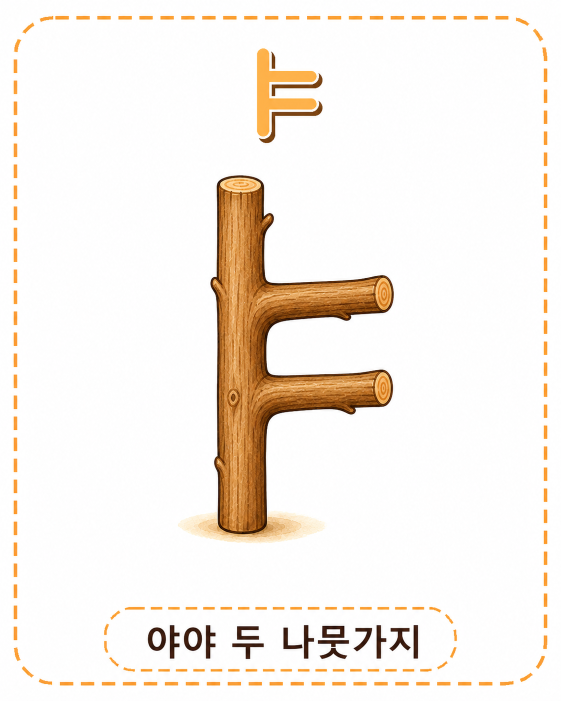
#> input picture 야야 두 나뭇가지.png, 1122 x 1402 px (shown at 1/2 size)
$ python -i make_alpha_assets.py   (imports and definitions only)
#> lines starting #> are read from the running program, lines starting #| are printed output that depends on the picture; after the words box and inside, x2 and y2 are one past the last pixel; in counts of white or black regions, pixels touching at a corner belong together
#> further down, picture is the input picture: PIL image 1122x1402 RGB; mean R, G, B 246.9, 240, 232.9
"""Cut white-background drawings into transparent PNGs for the lesson videos.

Background = near-white pixels connected to the image edge, plus large enclosed near-white
holes (e.g. the inside of 하하's ㅇ). Small white details such as eyes and bibs stay opaque.
"""
from __future__ import annotations

import argparse
import json
import sys
from collections import deque
from pathlib import Path

import numpy as np
from PIL import Image, ImageFilter

sys.dont_write_bytecode = True

ROOT = Path(__file__).resolve().parents[1]
ALPHA_ROOT = ROOT / "public" / "video-assets" / "vowel-alpha"
WHITE_THRESHOLD = 236
HOLE_AREA_RATIO = 0.025
MIN_COMPONENT_AREA = 400

# (source, output, crop box (left, top, right, bottom) or None[, enclosed-hole area ratio])
JOBS = [
    ("야야 두 나뭇가지.png", "tools/야야 두 나뭇가지-alpha.png", (326, 320, 817, 1115)),
    ("여여 두 풍선.png", "tools/여여 두 풍선-alpha.png", (303, 334, 797, 1173)),
    ("public/아아 아기 야 나뭇가지 노드방출 생성.png", "combined/아아 아기 야 나뭇가지-alpha.png", None),
    ("public/아아 아기 여 풍선 노드방출 생성.png", "combined/아아 아기 여 풍선-alpha.png", None),
    ("public/고고 겨 풍선.png", "combined/고고 겨 풍선-alpha.png", None),
    ("public/나나 녀 풍선.png", "combined/나나 녀 풍선-alpha.png", None),
    ("public/부부 벼 풍선.png", "combined/부부 벼 풍선-alpha.png", None),
    ("public/하하 혀 풍선.png", "combined/하하 혀 풍선-alpha.png", None),
    ("public/하하 휴 의자.png", "combined/하하 휴 의자-alpha.png", None),
    # The gap between the character and the branch should show the background too.
    ("public/아아 아기 와 오오상자 나뭇가지.png", "combined/아아 아기 와 오오상자 나뭇가지-alpha.png", None, 0.004),
    ("public/고고 과 오오상자 나뭇가지.png", "combined/고고 과 오오상자 나뭇가지-alpha.png", None, 0.004),
]


def label_regions(mask: np.ndarray) -> tuple[np.ndarray, list[int]]:
    """4-connected labelling of True pixels; returns labels and region sizes (index = label - 1)."""
    labels = np.zeros(mask.shape, dtype=np.int32)
    sizes: list[int] = []
    height, width = mask.shape
    for y, x in zip(*np.nonzero(mask)):
        if labels[y, x]:
            continue
        label = len(sizes) + 1
        labels[y, x] = label
        queue = deque([(y, x)])
        size = 0
        while queue:
            cy, cx = queue.popleft()
            size += 1
            for ny, nx in ((cy - 1, cx), (cy + 1, cx), (cy, cx - 1), (cy, cx + 1)):
                if 0 <= ny < height and 0 <= nx < width and mask[ny, nx] and not labels[ny, nx]:
                    labels[ny, nx] = label
                    queue.append((ny, nx))
        sizes.append(size)
    return labels, sizes


def cut_alpha(image: Image.Image, hole_area_ratio: float = HOLE_AREA_RATIO) -> Image.Image:
#> called with hole_area_ratio = 0.025
    rgb = np.asarray(image.convert("RGB"))
    white = rgb.min(axis=2) >= WHITE_THRESHOLD
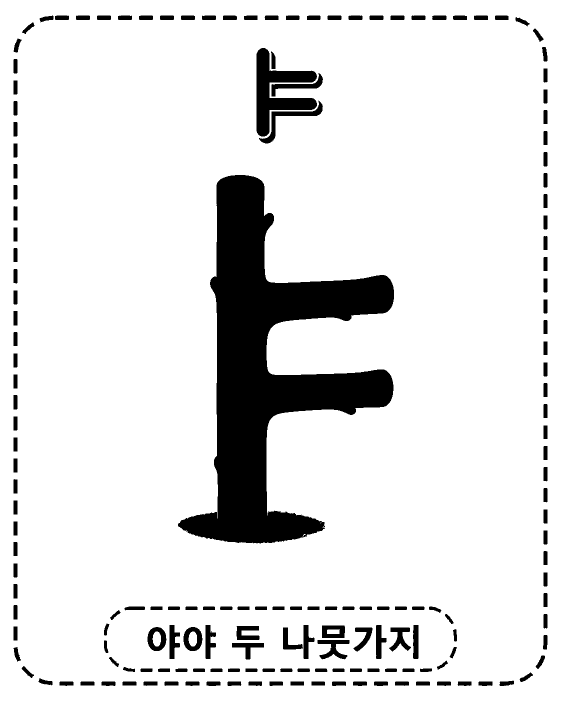
#> white: shape (1402, 1122) bool (shown at 1/2 size); 88.8% white; 174 black regions, largest, box (x1, y1, x2, y2) and area: (356, 350, 788, 1087) 119129, (513, 96, 634, 273) 8798, (518, 201, 646, 287) 1688
    labels, sizes = label_regions(white)
#> the loop in label_regions, `for y, x in zip(*np.nonzero(mask)):` made 1397076 passes
#> label on pass 1: 1
#> after the loop in label_regions, `for y, x in zip(*np.nonzero(mask)):`:
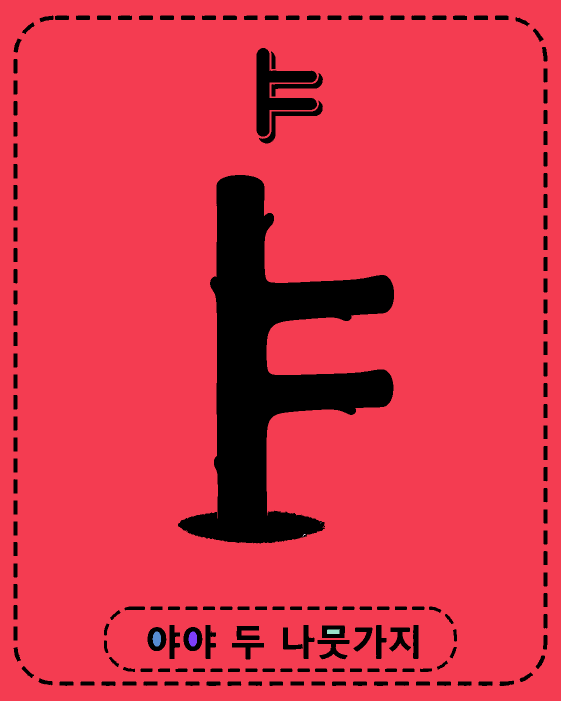
#> labels: shape (1402, 1122) int32 (shown at 1/2 size); 8 distinct labels, from 0 to 7; one colour per label, 0 black
#> after the loop in label_regions, `for y, x in zip(*np.nonzero(mask)):`: sizes = [1396017, 1, 2, 12, 225, 405, 414]
#> sizes = [1396017, 1, 2, 12, 225, 405, 414]
    edge_labels = set(np.unique(np.concatenate([labels[0], labels[-1], labels[:, 0], labels[:, -1]]))) - {0}
#> edge_labels = 1 item
    hole_min = hole_area_ratio * white.size
    background_labels = [label for label in range(1, len(sizes) + 1) if label in edge_labels or sizes[label - 1] >= hole_min]
#> background_labels = [1]
    background = np.isin(labels, background_labels)
#> background: shape (1402, 1122) bool; 88.7% white; 174 black regions, largest, box (x1, y1, x2, y2) and area: (356, 350, 788, 1087) 119144, (513, 96, 634, 273) 8798, (518, 201, 646, 287) 1688

    foreground = ~background
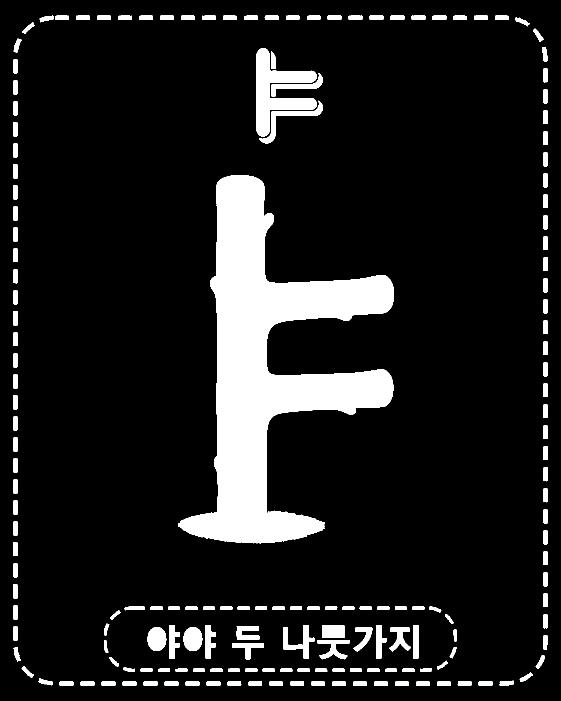
#> foreground: shape (1402, 1122) bool (shown at 1/2 size); 11.3% white; 174 white regions, largest, box (x1, y1, x2, y2) and area: (356, 350, 788, 1087) 119144, (513, 96, 634, 273) 8798, (518, 201, 646, 287) 1688
    fg_labels, fg_sizes = label_regions(foreground)
#> the loop in label_regions (call 2), `for y, x in zip(*np.nonzero(mask)):` made 177027 passes
#> x on passes 1 to 3: 104, 105, 113
#> after the loop in label_regions (call 2), `for y, x in zip(*np.nonzero(mask)):`:
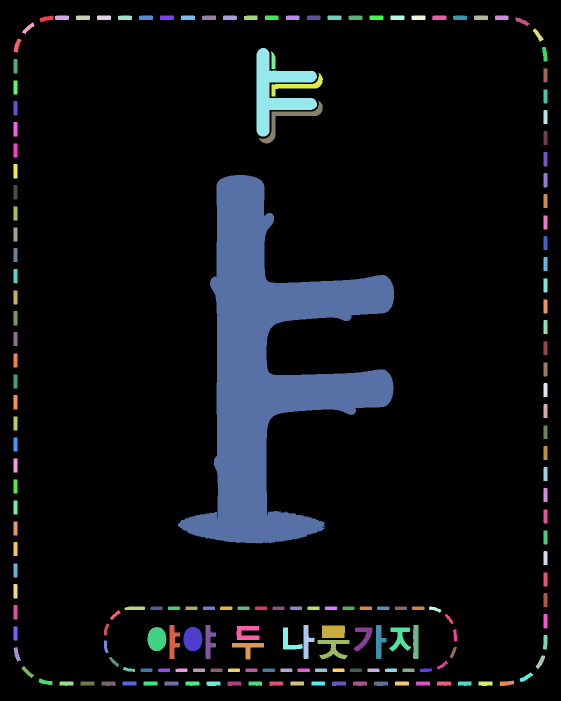
#> labels: shape (1402, 1122) int32 (shown at 1/2 size); 177 distinct labels, from 0 to 176; one colour per label, 0 black
#> after the loop in label_regions (call 2), `for y, x in zip(*np.nonzero(mask)):`: sizes = 176 values, max 119141 at index 44, min 1 at index 78, mean 1005.8
#> fg_sizes has the same summary as sizes in label_regions
    small = [label for label in range(1, len(fg_sizes) + 1) if fg_sizes[label - 1] < MIN_COMPONENT_AREA]
#> small = 158 values from 1 to 176
    foreground &= ~np.isin(fg_labels, small)
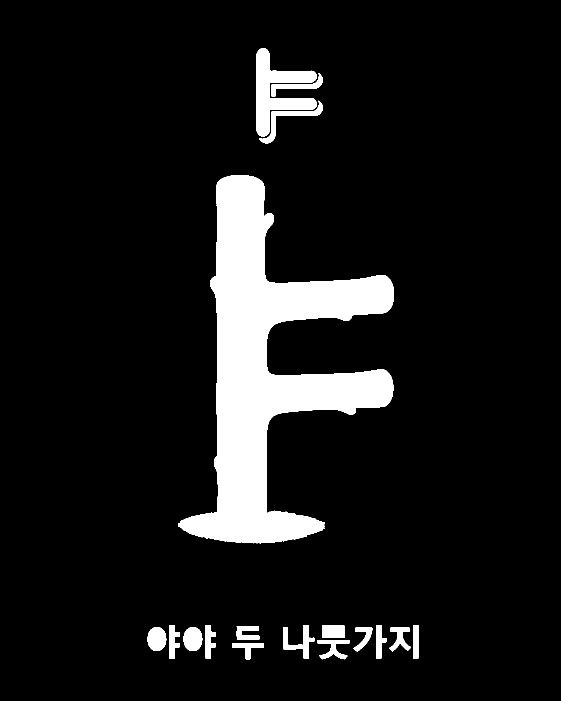
#> foreground: shape (1402, 1122) bool (shown at 1/2 size); 9.2% white; 18 white regions, largest, box (x1, y1, x2, y2) and area: (356, 350, 788, 1087) 119141, (513, 96, 634, 273) 8798, (518, 201, 646, 287) 1688

    # Choke one pixel and soften so the white fringe does not show on the coloured background.
    alpha = Image.fromarray((foreground * 255).astype(np.uint8)).filter(ImageFilter.MinFilter(3)).filter(ImageFilter.GaussianBlur(0.8))
    out = image.convert("RGBA")
    out.putalpha(alpha)
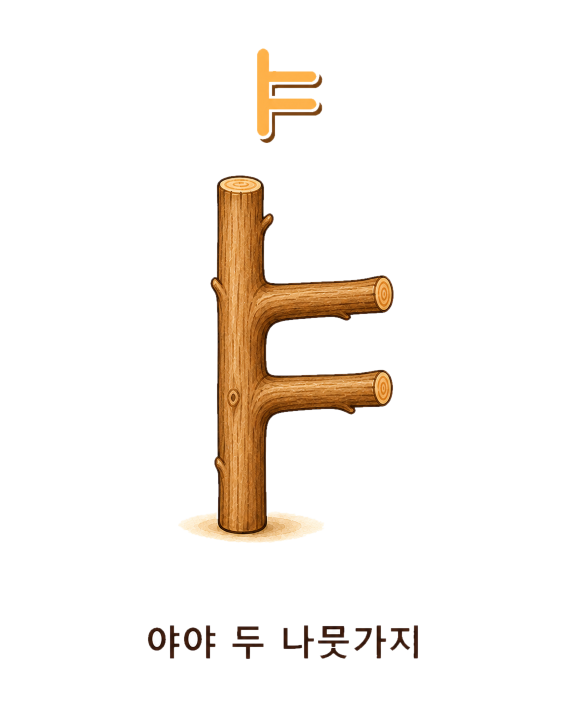
#> out: PIL image 1122x1402 RGBA (shown at 1/2 size); mean R, G, B, A 246.9, 240, 232.9, 22.1; transparent parts drawn white
    box = alpha.getbbox()
#> box = (294, 95, 838, 1320)
    if box:
        pad = 24
        box = (max(0, box[0] - pad), max(0, box[1] - pad), min(out.width, box[2] + pad), min(out.height, box[3] + pad))
#> box = (270, 71, 862, 1344)
        out = out.crop(box)
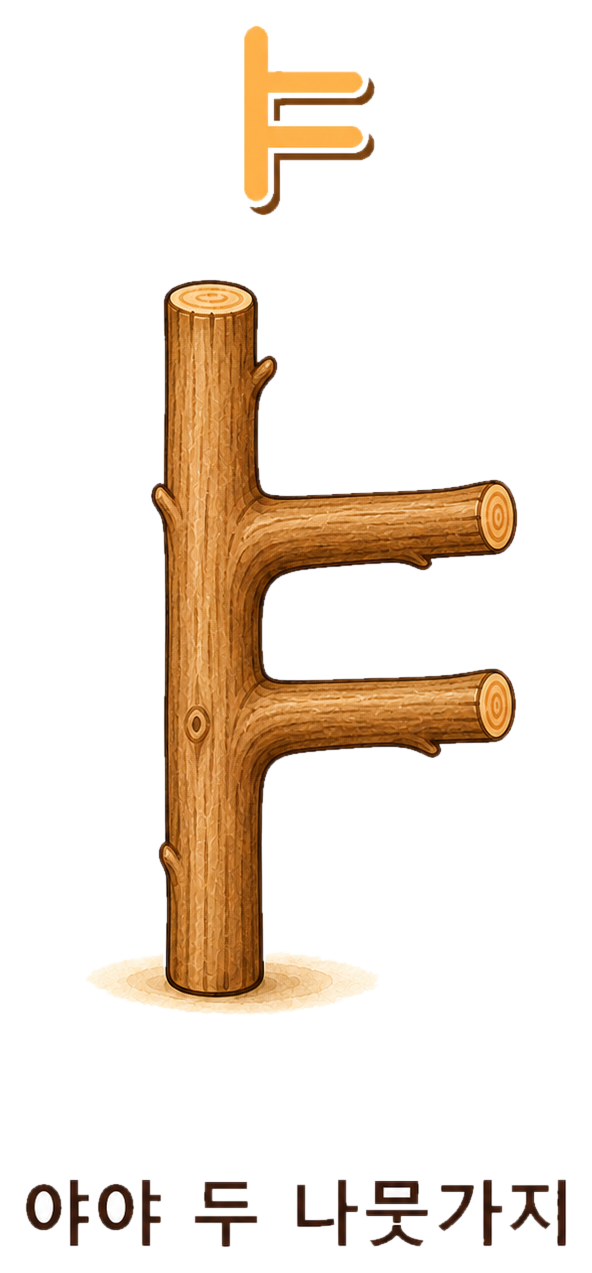
#> out: PIL image 592x1273 RGBA; mean R, G, B, A 239.1, 227.6, 216.1, 46.2; transparent parts drawn white
    return out


# [29 lines left out: function main, not called in this run]


# [2 lines not run here, left out]

>>> from PIL import Image
>>> picture = Image.open('../야야 두 나뭇가지.png')
>>> result = cut_alpha(picture)

$ run again, on 고고 고양이.png
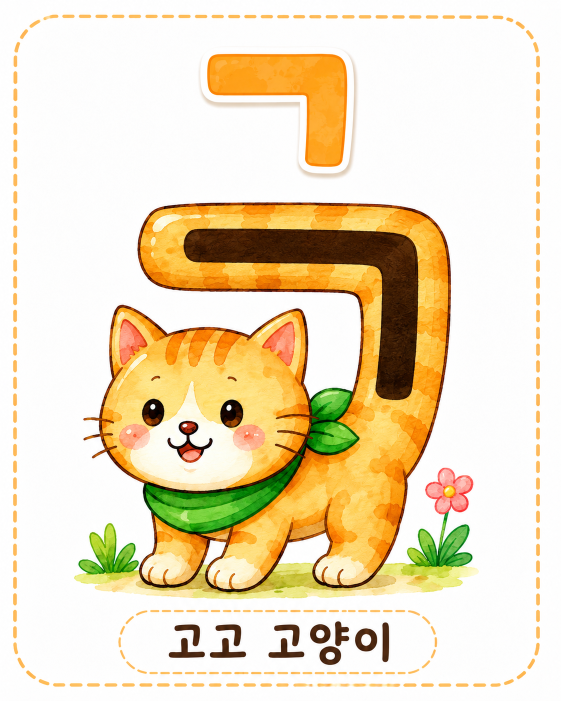
#> input picture 고고 고양이.png, 1122 x 1402 px (shown at 1/2 size)
#> picture is the input picture: PIL image 1122x1402 RGB; mean R, G, B 236.3, 221.4, 190.7
#> white: shape (1402, 1122) bool; 66.3% white; 256 black regions (48 under 20 px), largest, box (x1, y1, x2, y2) and area: (148, 404, 958, 1199) 444254, (414, 107, 695, 334) 34260, (398, 103, 715, 358) 5476
#> the loop in label_regions, `for y, x in zip(*np.nonzero(mask)):` made 1043233 passes
#> label on pass 1: 1
#> after the loop in label_regions, `for y, x in zip(*np.nonzero(mask)):`: sizes = 208 values, max 1024684 at index 0, min 1 at index 1, mean 5015.5
#> edge_labels = 1 item
#> background_labels = [1]
#> background: shape (1402, 1122) bool; 65.1% white; 211 black regions (5 under 20 px), largest, box (x1, y1, x2, y2) and area: (148, 404, 958, 1199) 462311, (414, 107, 695, 334) 34260, (398, 103, 715, 358) 5476
#> the loop in label_regions (call 2), `for y, x in zip(*np.nonzero(mask)):` made 548360 passes
#> x on passes 1 to 3: 103, 104, 105
#> after the loop in label_regions (call 2), `for y, x in zip(*np.nonzero(mask)):`:
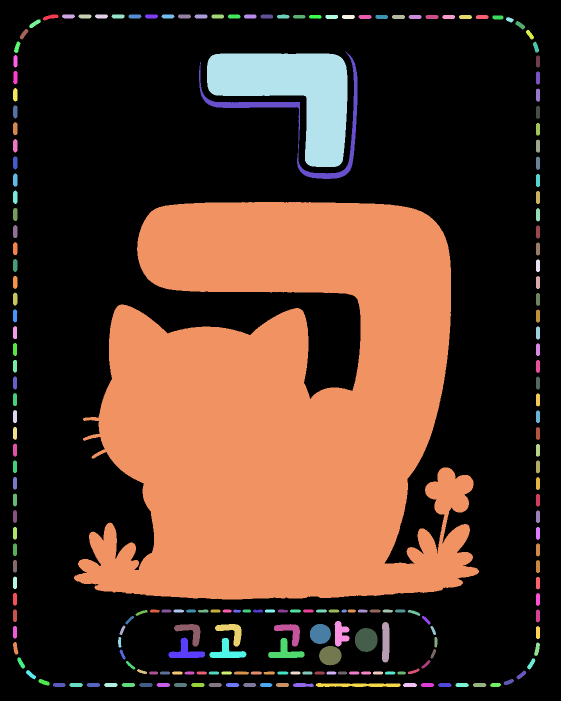
#> labels: shape (1402, 1122) int32 (shown at 1/2 size); 215 distinct labels, from 0 to 214; one colour per label, 0 black
#> after the loop in label_regions (call 2), `for y, x in zip(*np.nonzero(mask)):`: sizes = 214 values, max 462309 at index 56, min 1 at index 35, mean 2562.4
#> fg_sizes has the same summary as sizes in label_regions
#> small = 199 values from 1 to 214
#> in cut_alpha, `box = alpha.getbbox()`: box = (147, 106, 959, 1375)
#> in cut_alpha, `box = (max(0, box[0] - pad), max(0, box[1] - pad), min(out.width, box[..`: box = (123, 82, 983, 1399)
#> in cut_alpha, `out = out.crop(box)`:
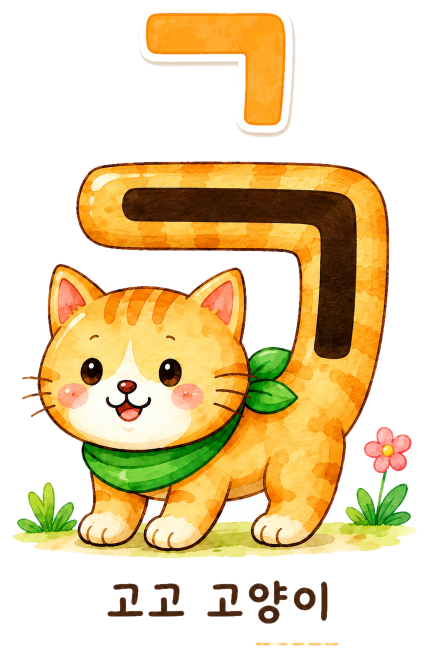
#> out: PIL image 860x1317 RGBA (shown at 1/2 size); mean R, G, B, A 229.6, 210, 169.1, 113.5; transparent parts drawn white

$ run again, on 나나 나비.png
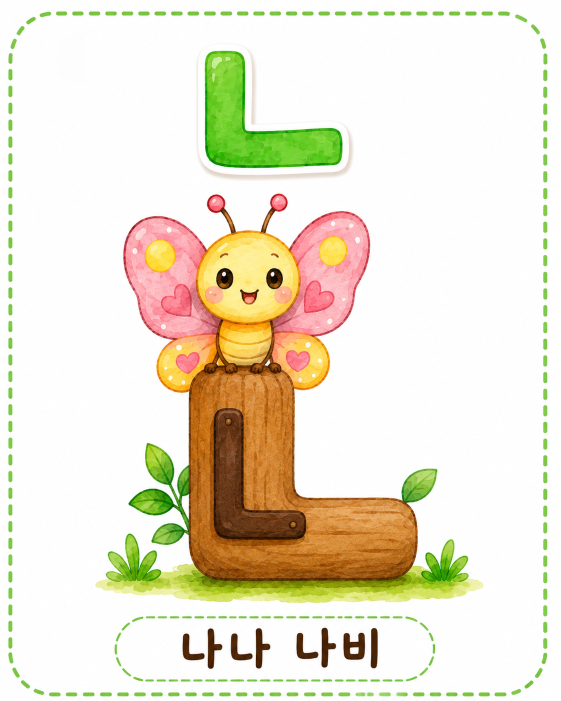
#> input picture 나나 나비.png, 1122 x 1402 px (shown at 1/2 size)
#> picture is the input picture: PIL image 1122x1402 RGB; mean R, G, B 235.7, 228.9, 208.9
#> white: shape (1402, 1122) bool; 74.8% white; 214 black regions (3 under 20 px), largest, box (x1, y1, x2, y2) and area: (190, 387, 968, 1207) 314000, (409, 101, 686, 337) 32910, (394, 116, 706, 360) 4160
#> the loop in label_regions, `for y, x in zip(*np.nonzero(mask)):` made 1176563 passes
#> label on pass 1: 1
#> after the loop in label_regions, `for y, x in zip(*np.nonzero(mask)):`: sizes = 61 values, max 1175329 at index 0, min 1 at index 6, mean 19287.9
#> edge_labels = 1 item
#> background_labels = [1]
#> background: shape (1402, 1122) bool; 74.7% white; 213 black regions (2 under 20 px), largest, box (x1, y1, x2, y2) and area: (190, 387, 968, 1207) 315059, (409, 101, 686, 337) 32910, (394, 116, 706, 360) 4160
#> the loop in label_regions (call 2), `for y, x in zip(*np.nonzero(mask)):` made 397715 passes
#> x on passes 1 to 3: 115, 116, 117
#> after the loop in label_regions (call 2), `for y, x in zip(*np.nonzero(mask)):`:
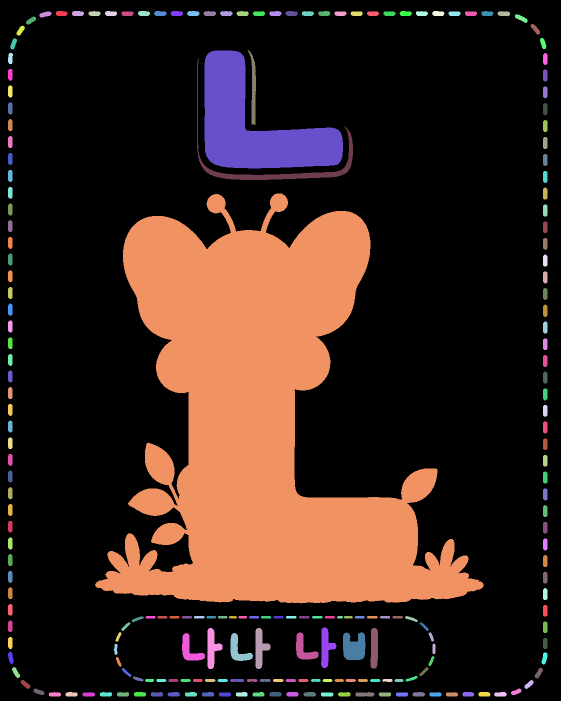
#> labels: shape (1402, 1122) int32 (shown at 1/2 size); 214 distinct labels, from 0 to 213; one colour per label, 0 black
#> after the loop in label_regions (call 2), `for y, x in zip(*np.nonzero(mask)):`: sizes = 213 values, max 315059 at index 56, min 1 at index 97, mean 1867.2
#> fg_sizes has the same summary as sizes in label_regions
#> small = 201 values from 1 to 213
#> in cut_alpha, `box = alpha.getbbox()`: box = (190, 100, 968, 1339)
#> in cut_alpha, `box = (max(0, box[0] - pad), max(0, box[1] - pad), min(out.width, box[..`: box = (166, 76, 992, 1363)
#> in cut_alpha, `out = out.crop(box)`:
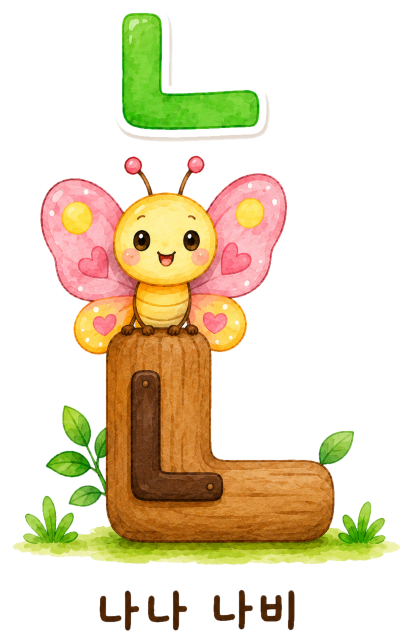
#> out: PIL image 826x1287 RGBA (shown at 1/2 size); mean R, G, B, A 229.8, 218.2, 191.5, 84.6; transparent parts drawn white
